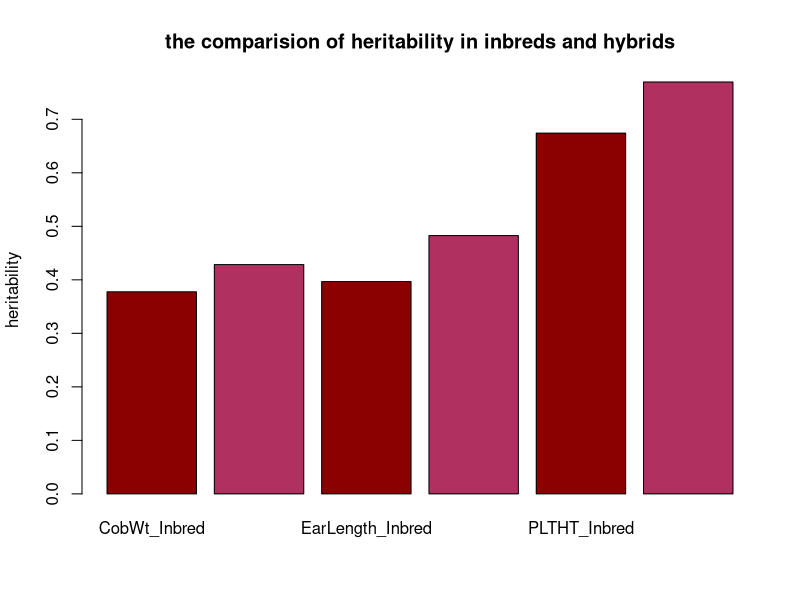

This figure's R source:
## ---- chunk 1
knitr::opts_chunk$set(echo = TRUE) 
knitr::opts_knit$set(root.dir=normalizePath('../../')) 
## ---- chunk 2
f <- read.delim("data/journal.pone.0007433.s001.txt", header=TRUE)
# Convert missing data to NA
f[f=="."] <- NA

# four environments
table(f$Env)

f$INBRED <- as.factor(f$INBRED)
f$Env <- as.factor(f$Env)
## ---- chunk 3
# four environments
table(f$Env)

f$INBRED <- as.factor(f$INBRED)
f$Env <- as.factor(f$Env)
# tricky part, be careful:
f$CobWt_Inbred  <- as.numeric(as.character((f$CobWt_Inbred)))

fit <- lm(CobWt_Inbred ~ INBRED + Env, data=f)
anova(fit)
## ---- chunk 4
Vg =  (48.15 - 14.05)/4
Ve = 0
Vge = 14.05

H2_CobWt_Inbred = Vg/(Vg + Ve + Vge)
H2_CobWt_Inbred
## ---- chunk 5
# four environments
table(f$Env)

f$INBRED <- as.factor(f$INBRED)
f$Env <- as.factor(f$Env)
# tricky part, be careful:
f$CobWt_Hyb  <- as.numeric(as.character((f$CobWt_Hyb)))

fit <- lm(CobWt_Hyb ~ INBRED + Env, data=f)
anova(fit)
## ---- chunk 6
Vg =  (78.19 - 19.55)/4
Ve = 0
Vge = 19.55

H2_CobWt_Hyb = Vg/(Vg + Ve + Vge)
H2_CobWt_Hyb
## ---- chunk 7
# four environments
table(f$Env)

f$INBRED <- as.factor(f$INBRED)
f$Env <- as.factor(f$Env)
# tricky part, be careful:
f$EarLength_Inbred  <- as.numeric(as.character((f$EarLength_Inbred)))

fit <- lm(EarLength_Inbred ~ INBRED + Env, data=f)
anova(fit)
## ---- chunk 8
Vg =  (846 - 233)/4
Ve = 0
Vge = 233

H2_EarLength_Inbred = Vg/(Vg + Ve + Vge)
H2_EarLength_Inbred
## ---- chunk 9
# four environments
table(f$Env)

f$INBRED <- as.factor(f$INBRED)
f$Env <- as.factor(f$Env)
# tricky part, be careful:
f$EarLength_Hyb  <- as.numeric(as.character((f$EarLength_Hyb)))

fit <- lm(EarLength_Hyb ~ INBRED + Env, data=f)
anova(fit)
## ---- chunk 10
Vg =  (776 - 164)/4
Ve = 0
Vge = 164

H2_EarLength_Hyb = Vg/(Vg + Ve + Vge)
H2_EarLength_Hyb
## ---- chunk 11
# four environments
table(f$Env)

f$INBRED <- as.factor(f$INBRED)
f$Env <- as.factor(f$Env)
# tricky part, be careful:
f$PLTHT_Inbred  <- as.numeric(as.character((f$PLTHT_Inbred)))

fit <- lm(PLTHT_Inbred ~ INBRED + Env, data=f)
anova(fit)
## ---- chunk 12
Vg =  (1781 - 192)/4
Ve = 0
Vge = 192

H2_PLTHT_Inbred = Vg/(Vg + Ve + Vge)
H2_PLTHT_Inbred
## ---- chunk 13
# four environments
table(f$Env)

f$INBRED <- as.factor(f$INBRED)
f$Env <- as.factor(f$Env)
# tricky part, be careful:
f$PLTHT_Hyb  <- as.numeric(as.character((f$PLTHT_Hyb)))

fit <- lm(PLTHT_Hyb ~ INBRED + Env, data=f)
anova(fit)
## ---- chunk 14
Vg =  (2414 - 168)/4
Ve = 0
Vge = 168

H2_PLTHT_Hyb = Vg/(Vg + Ve + Vge)
H2_PLTHT_Hyb
## ---- chunk 15
H2_all_traits <- c("H2_CobWt_Inbred", "H2_CobWt_Hyb", "H2_EarLength_Inbred", "H2_EarLength_Hyb", "H2_PLTHT_Inbred", "H2_PLTHT_Hyb")

H2_all_values <- c(0.3776301, 0.4285297, 0.3967638, 0.4826498, 0.6741621, 0.7697053)
## ---- chunk 16
library(ggplot2)
barplot(H2_all_values, main = "the comparision of heritability in inbreds and hybrids", col = c("dark red", "maroon", "dark red", "maroon", "dark red", "maroon"), ylab = "heritability", names.arg = c("CobWt_Inbred", "CobWt_Hyb", "EarLength_Inbred", "EarLength_Hyb", "PLTHT_Inbred", "PLTHT_Hyb"))
